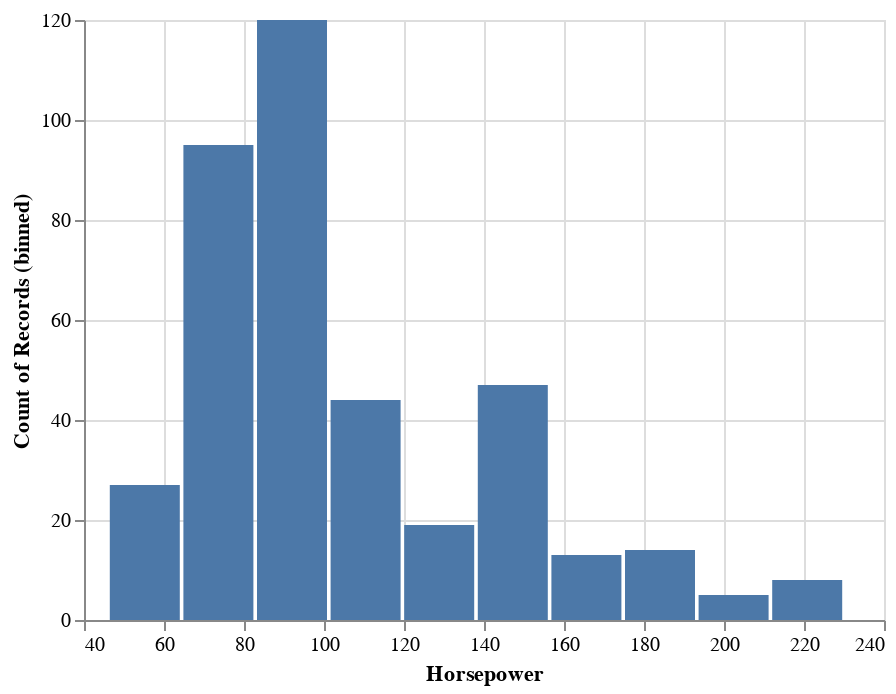

The notebook cell this image was saved under:
### Code cell
import altair as alt
alt.Chart(resultDf).mark_bar(size=35).encode(
    x = "Horsepower",
    y = "Count of Records (binned)"
)

### Figure 1 — Vega-Lite specification as saved in the notebook (floating-point values rounded to 4 significant figures)
{"config": {"view": {"continuousWidth": 400, "continuousHeight": 300}}, "data": {"name": "data-44d806db919d3b308f8834495a370c95"}, "mark": {"type": "bar", "size": 35}, "encoding": {"x": {"type": "quantitative", "field": "Horsepower"}, "y": {"type": "quantitative", "field": "Count of Records (binned)"}}, "$schema": "https://vega.github.io/schema/vega-lite/v4.0.0.json", "datasets": {"data-44d806db919d3b308f8834495a370c95": [{"Horsepower": 55.2, "Count of Records (binned)": 27.0}, {"Horsepower": 73.6, "Count of Records (binned)": 95.0}, {"Horsepower": 92.0, "Count of Records (binned)": 120.0}, {"Horsepower": 110.4, "Count of Records (binned)": 44.0}, {"Horsepower": 128.8, "Count of Records (binned)": 19.0}, {"Horsepower": 147.2, "Count of Records (binned)": 47.0}, {"Horsepower": 165.6, "Count of Records (binned)": 13.0}, {"Horsepower": 184.0, "Count of Records (binned)": 14.0}, {"Horsepower": 202.4, "Count of Records (binned)": 5.0}, {"Horsepower": 220.8, "Count of Records (binned)": 8.0}]}}
